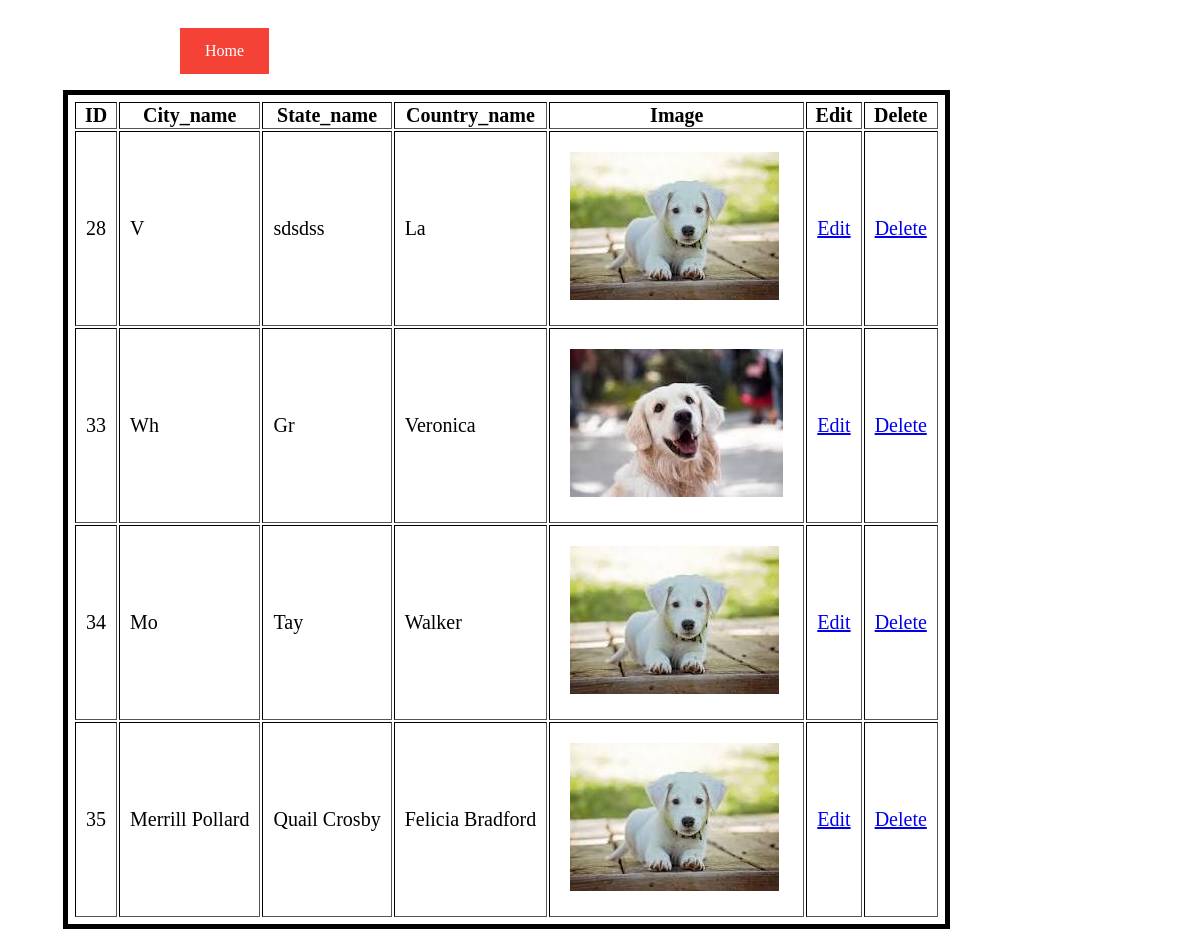
Page /retrieve/ on the committed database.
### myapps/models.py (models this page shows, shortened)
class Details(models.Model):
    city_name=models.CharField(max_length=200, default="")
    state_name=models.CharField(max_length=200,default="")
    country_name=models.CharField(max_length=200,default="")
    image= models.ImageField(upload_to='static/images', default="")

### myapps/views.py (the view)
# urls.py: path('retrieve/',views.retrieve,name='retrieve'),
def retrieve(request):
    details=Details.objects.all()
    return render(request,'retrieve.html' ,{'details':details})

### templates/retrieve.html (shortened to what this page needs)
<!DOCTYPE html>
<html lang="en">
{% load static %}
<head>
</head>
<body>
    <p  style="margin-left:550px;"><a href="/" class="home">Home</a></p>
    <div class="container">
        <table border="2px solid #000">
            <thead>
                <tr>
                    <th>ID</th>
                    <th>City_name</th>
                    <th>State_name</th>
                    <th>Country_name</th>
                    <th>Image</th>
                    <th>Edit</th>
                    <th>Delete</th>
                </tr>
            </thead>
            <tbody>
                {%for i in details %}
                <tr>
                    <td style="padding: 10px;">{{i.id}}</td>
                    <td style="padding: 10px;">{{i.city_name}}</td>
                    <td style="padding: 10px;">{{i.state_name}}</td>
                    <td style="padding: 10px;">{{i.country_name}}</td>
                    {% if i.image %}
                          <td style="padding: 20px;">
                            <img src="{{i.image.url}}" alt="" class="prod-size">
                           </td>
                    {% else %}
                    <td>
                        <img src="{% static "/images/img.jpg" %}" alt="" class="prod-size">
                    </td>
                    {% endif %}
                    <td style="padding: 10px;"><a href="{% url 'edit' i.id %}">Edit</a></td>
                    <td style="padding: 10px;"><a href="{% url 'delete' i.id %}">Delete</a></td>
                 </tr>
                 {% endfor %}
            </tbody>
        </table>
    </div>
</body>
</html>

### templates/retrieve.html (style rules this page uses)
table { margin-left: 55px; margin-top: 90px; column-width: 20px; font-size: 20px; border: 5px solid black; padding: 5px; }
thead { padding: 10px; }
tbody { padding: 10px; }
.home { background-color: #f44336; color: white; padding: 14px 25px; text-align: center; text-decoration: none; display: inline-block; position:absolute; left:15%; top:3%; }

### rows in the picture
Details: id "28", city_name "V", state_name "sdsdss", country_name "La", image (picture)
Details: id "33", city_name "Wh", state_name "Gr", country_name "Veronica", image (picture)
Details: id "34", city_name "Mo", state_name "Tay", country_name "Walker", image (picture)
Details: id "35", city_name "Merrill Pollard", state_name "Quail Crosby", country_name "Felicia Bradford", image (picture)
